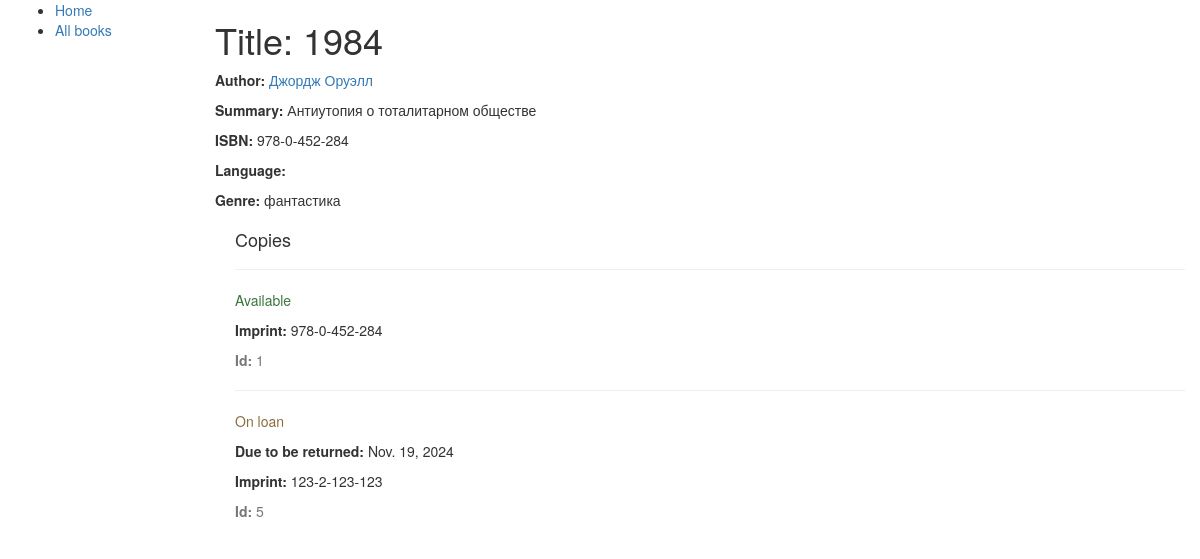
/catalog/book/3/, run on the app's committed database.
### catalog/models.py (models this page shows, shortened)
class Book(models.Model):
    title = models.CharField(max_length=200)
    author = models.ForeignKey(Author, on_delete=models.CASCADE, default=1)  # Using default=1 for existing author
    summary = models.TextField(max_length=1000, help_text="Enter a brief description of the book")
    isbn = models.CharField('ISBN', max_length=13, unique=True, help_text="13-character ISBN number")
    genre = models.ManyToManyField(Genre, help_text="Select a genre for this book")

class Author(models.Model):
    first_name = models.CharField(max_length=100)
    last_name = models.CharField(max_length=100)
    date_of_birth = models.DateField(null=True, blank=True)
    date_of_death = models.DateField('Died', null=True, blank=True)
    def __str__(self):
        return f'{self.first_name} {self.last_name}'

class Genre(models.Model):
    name = models.CharField(max_length=200, help_text="Enter a book genre (e.g. Science Fiction, Fantasy, etc.)")
    def __str__(self):
        return self.name

class BookInstance(models.Model):
    book = models.ForeignKey(Book, on_delete=models.CASCADE)
    status = models.CharField(
        max_length=20,
        choices=[('a', 'Available'), ('o', 'On loan')],
        default='a',
    )
    due_back = models.DateField(null=True, blank=True)
    imprint = models.CharField(max_length=200, help_text="Enter the imprint details (e.g. publisher)")
    id = models.CharField(max_length=200, primary_key=True)

### catalog/views.py (the view)
# urls.py: path('book/<int:pk>/', views.BookDetailView.as_view(), name='book-detail'),  # Детальная информация о книге
class BookDetailView(generic.DetailView):
    model = Book
    template_name = 'catalog/book_detail.html'
    def get_context_data(self, **kwargs):
        context = super().get_context_data(**kwargs)
        book = self.get_object()
        context['book_instances'] = BookInstance.objects.filter(book=book)
        return context

### catalog/templates/catalog/book_detail.html
{% extends "base_generic.html" %}
{% block content %}
  <h1>Title: {{ book.title }}</h1>
  <p><strong>Author:</strong> <a href="">{{ book.author }}</a></p>
  <p><strong>Summary:</strong> {{ book.summary }}</p>
  <p><strong>ISBN:</strong> {{ book.isbn }}</p>
  <p><strong>Language:</strong> {{ book.language }}</p>
  <p><strong>Genre:</strong> {% for genre in book.genre.all %} {{ genre }}{% if not forloop.last %}, {% endif %}{% endfor %}</p>
  <div style="margin-left:20px;margin-top:20px">
    <h4>Copies</h4>
    {% for copy in book.bookinstance_set.all %}
    <hr>
    <p class="{% if copy.status == 'a' %}text-success{% elif copy.status == 'd' %}text-danger{% else %}text-warning{% endif %}">{{ copy.get_status_display }}</p>
    {% if copy.status != 'a' %}<p><strong>Due to be returned:</strong> {{copy.due_back}}</p>{% endif %}
    <p><strong>Imprint:</strong> {{copy.imprint}}</p>
    <p class="text-muted"><strong>Id:</strong> {{copy.id}}</p>
    {% endfor %}
  </div>
{% endblock %}

### catalog/templates/base_generic.html (shortened to what this page needs)
<!doctype html>
<html lang="en">
  <head>
    <link rel="stylesheet" href="https://maxcdn.bootstrapcdn.com/bootstrap/3.3.7/css/bootstrap.min.css" />
  </head>
  <body>
    <div class="container-fluid">
      <div class="row">
        <div class="col-sm-2">
          {% block sidebar %}
            <ul class="sidebar-nav">
              <li><a href="{% url 'index' %}">Home</a></li>
              <li><a href="{% url 'book-list' %}">All books</a></li>
            </ul>
          {% endblock %}
        </div>
        <div class="col-sm-10">{% block content %}{% endblock %}</div>
      </div>
    </div>
  </body>
</html>

### data on the page
Book: title "1984", author "Джордж Оруэлл", summary "Антиутопия о тоталитарном обществе", isbn "978-0-452-284"
Genre: name "фантастика"
BookInstance: status "Available", imprint "978-0-452-284", id "1"
BookInstance: status "On loan", due_back "Nov. 19, 2024", imprint "123-2-123-123", id "5"
